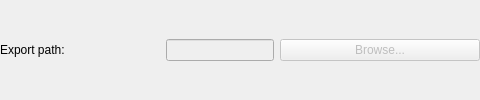
     <widget class="QWidget" name="psdExportPathPanel" native="true">
      <layout class="QGridLayout" name="gridLayout" columnstretch="2,0,0">
       <property name="leftMargin">
        <number>0</number>
       </property>
       <property name="topMargin">
        <number>0</number>
       </property>
       <property name="rightMargin">
        <number>0</number>
       </property>
       <property name="bottomMargin">
        <number>0</number>
       </property>
       <item row="0" column="0">
        <widget class="QLabel" name="psdExportPathLabel">
         <property name="sizePolicy">
          <sizepolicy hsizetype="Fixed" vsizetype="Preferred">
           <horstretch>0</horstretch>
           <verstretch>0</verstretch>
          </sizepolicy>
         </property>
         <property name="minimumSize">
          <size>
           <width>160</width>
           <height>0</height>
          </size>
         </property>
         <property name="toolTip">
          <string>Load PSD file from disk</string>
         </property>
         <property name="text">
          <string>Export path:</string>
         </property>
        </widget>
       </item>
       <item row="0" column="2">
        <widget class="QPushButton" name="psdExportPathBtn">
         <property name="enabled">
          <bool>false</bool>
         </property>
         <property name="sizePolicy">
          <sizepolicy hsizetype="Fixed" vsizetype="Fixed">
           <horstretch>0</horstretch>
           <verstretch>0</verstretch>
          </sizepolicy>
         </property>
         <property name="minimumSize">
          <size>
           <width>200</width>
           <height>0</height>
          </size>
         </property>
         <property name="toolTip">
          <string>Load PSD file from disk</string>
         </property>
         <property name="text">
          <string>Browse...</string>
         </property>
        </widget>
       </item>
       <item row="0" column="1">
        <widget class="QLineEdit" name="psdExportPathLineEdit">
         <property name="enabled">
          <bool>false</bool>
         </property>
         <property name="sizePolicy">
          <sizepolicy hsizetype="Expanding" vsizetype="Fixed">
           <horstretch>0</horstretch>
           <verstretch>0</verstretch>
          </sizepolicy>
         </property>
         <property name="minimumSize">
          <size>
           <width>0</width>
           <height>0</height>
          </size>
         </property>
         <property name="maximumSize">
          <size>
           <width>16777215</width>
           <height>16777215</height>
          </size>
         </property>
         <property name="baseSize">
          <size>
           <width>0</width>
           <height>0</height>
          </size>
         </property>
         <property name="toolTip">
          <string>PSD file disk location</string>
         </property>
        </widget>
       </item>
      </layout>
     </widget>
